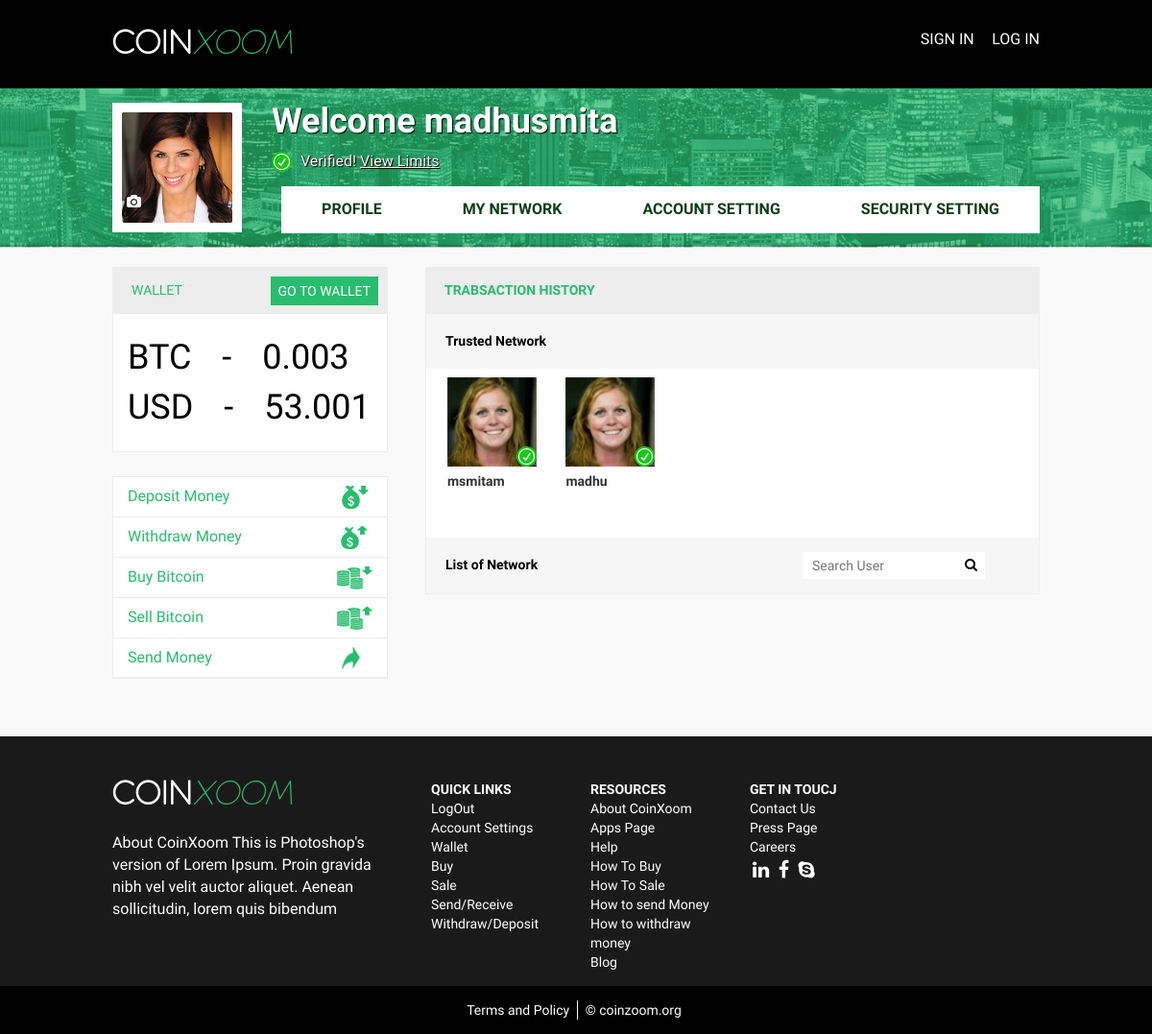
/network.php (signed in), run on the app's committed database.
### tables this page shows
CREATE TABLE IF NOT EXISTS `user` (
  `Id` int(11) NOT NULL,
  `Name` varchar(50) NOT NULL,
  `UserName` varchar(50) NOT NULL,
  `Email` varchar(50) NOT NULL,
  `Mobile` varchar(15) NOT NULL,
  `Isdcode` varchar(5) NOT NULL,
  `Security_Code` varchar(10) NOT NULL,
  `Password` varchar(20) NOT NULL,
  `AddDate` datetime NOT NULL,
  `UserIp` varchar(23) NOT NULL,
  `Cash_wallet` float(7,2) NOT NULL,
  `Coin_wallet` float(7,2) NOT NULL,
  `profile_pic` varchar(100) NOT NULL,
  `pic_upadte_date` date NOT NULL,
  `cash_withdraw_agent` enum('0','1') NOT NULL DEFAULT '1',
  `cash_deposit_agent` enum('0','1') NOT NULL DEFAULT '1'
);

CREATE TABLE IF NOT EXISTS `user_network` (
  `id` int(11) NOT NULL,
  `userid` int(11) NOT NULL,
  `parentid` int(11) NOT NULL,
  `adddate` datetime NOT NULL
);

### classes/config.php (called while the page is built, shortened)
<?php
$configVars['dbhost']				= "localhost";
$configVars['dbuser']				= "root";
$configVars['dbpassword']			= "";
$configVars['mainDB']				= "Coinxoom";
$configVars['dbname']				= "Coinxoom";
$configVars['dbport']				= 3306;
$configVars['SiteBasePath']			= "C://xampp/htdocs/Coinxoom/";
$configVars['SiteUrlPath']			= "http://localhost/Coinxoom/";
$configVars['ImageBasePath']		= $configVars['SiteBasePath']."images/";
$configVars['ImageUrlPath']			= $configVars['SiteUrlPath']."images/";
$configVars['ClassesBasePath']		= $configVars['SiteBasePath']."classes/";
$configVars['ClassesUrlPath']		= $configVars['SiteUrlPath']."classes/";
$configVars['JsBasePath']			= $configVars['SiteBasePath']."js/";
$configVars['JsUrlPath']			= $configVars['SiteUrlPath']."js/";
$configVars['CssBasePath']			= $configVars['SiteBasePath']."css/";
$configVars['CssUrlPath']			= $configVars['SiteUrlPath']."css/";
$configTables['User']					= $configVars['dbname']."."."user";
$configTables['user_account_setting']	= $configVars['dbname']."."."user_account_setting";
$configTables['user_network']			= $configVars['dbname']."."."user_network";
$configTables['buy_bit_coin']			= $configVars['dbname']."."."buy_bit_coin";
$configTables['other_setting']			= $configVars['dbname']."."."other_setting";
$configTables['deposite_bank']			= $configVars['dbname']."."."deposite_bank";
$configTables['bank_name']				= $configVars['dbname']."."."bank_name";
$configTables['sell_bit_coin']			= $configVars['dbname']."."."sell_bit_coin";
$configTables['press_release']			= $configVars['dbname']."."."press_release";
$configTables['blog_post']		        = $configVars['dbname']."."."blog_post";
$configTables['send_money']				= $configVars['dbname']."."."send_money";
$configTables['cash_deposite_agent']	= $configVars['dbname']."."."cash_deposite_agent";
$configTables['contact']				= $configVars['dbname']."."."contact";
$configTables['career']					= $configVars['dbname']."."."career";
$configTables['user_verification']		= $configVars['dbname']."."."user_verification";
$configTables['escrow']					= $configVars['dbname']."."."escrow";
$configTables['withdraw']				= $configVars['dbname']."."."withdraw";
?>

### classes/dbClass.php (called while the page is built, shortened)
<?php
class dbClass {
	var $dbHost,
      $dbUser,
        $dbName,
          $dbPass,
            $dbTable,
              $dbLink,
                $resResult,
                    $dbPort,
				         $string;
		 function dbClass($status=0) {
		   global $configVars;
		   $this->dbHost = $configVars['dbhost'];
		   $this->dbUser = $configVars['dbuser'];
		   $this->dbPass = $configVars['dbpassword'];
		   $this->dbName = $configVars['mainDB'];
		 }
		 function connect() {
		   $this->dbLink = mysql_connect($this->dbHost, $this->dbUser, $this->dbPass);
		 }
		 function query($query,$output=1,$record=0) {
		   $result = mysql_query($query);
		   if ($output == 1) {
			 $results = array();
			 while($row = mysql_fetch_assoc($result)) {
			   $results[] = $row;
			 }
		   return $results;
		   }
		   else {
			 return 0;
		   }
		 }
		 function CleanData($value){
			$this->string = htmlentities($value);
			$this->string = strip_tags($this->string);
			$this->string = mysql_real_escape_string($this->string);
			$this->string = str_replace("char", "x", $this->string);
			return $this->string;
		}
}
?>

### classes/account.class.php (called while the page is built, shortened)
<?php
	class Account extends dbClass{
		var $tables,$sitevariable,$sql,$ext;
		function Account(){
			global $configTables,$configVars;
			$this->tables = $configTables;
		}
		public function get_profile_pic($UserId){
		 	$this->sql = "Select profile_pic from ".$this->tables['User']." WHERE Id= '".$UserId."' ";
	  		return $this->query($this->sql,1);
		}
}
?>

### classes/network.class.php (called while the page is built, shortened)
<?php
	class Network extends dbClass{
		var $tables,$sitevariable,$sql,$ext;
		function Network(){
			global $configTables,$configVars;
			$this->tables = $configTables;
		}
public function FetchNetwork($userid){
		 $this->sql = "Select t1.* , t2.* from ".$this->tables['user_network']." as t1 LEFT JOIN ".$this->tables['User']." as t2 ON t1.userid = t2.id where t1.parentid = '".$this->CleanData($userid)."' ";
	  		return $this->query($this->sql,1);
		}
}
?>

### network.php (the view, shortened to what this page needs)
<?php
include_once ($configVars['SiteBasePath'].'head_menu.php'); ?>
<div class="deposite-section">
	<div class="container">
		<div class="clearfix">
			<?php include_once ($configVars['SiteBasePath'].'side_bar.php'); ?>
			<div class="right-mainsection">
				<div class="account-arapper" style="display:block;">
					<div class="account-accordia">trabsaction history</div>
					<div class="content-cover">
						<div class="trusted-box">Trusted Network</div>
						<ul class="trusted-list">
							<?php foreach($ArrayUser as $id => $row) { ?>
                            <li>
                            <div class="trusted-article">
									<figure><img src="<?php echo $configVars['ImageUrlPath'];?>image1.jpg" alt="img"><i></i></figure>
									<div class="trusted-info">
										<span><?php echo $row['UserName'] ?></span>
									</div>
								</div>
							</li>
						 <?php }?>
						</ul>
						<div class="trusted-box clearfix">List of Network
							<form action="#" method="post" class="pull-right">
								<div class="input-search"><input type="text" placeholder="Search User">
									<span><i class="fa fa-search"></i></span>
								</div>
							</form>
						</div>
					</div>
				</div>
			</div>
		</div>
	</div>
</div>
</div>
</div>
<?php include($configVars['SiteBasePath'].'footer.php') ?>
</body>
</html>

### head_menu.php (shortened to what this page needs)
<?php
include_once($configVars['ClassesBasePath'].'account.class.php');
$ObjAccount = new Account();
include_once($configVars['ClassesBasePath'].'network.class.php');
$ObjNetwork = new Network();
if(empty($_SESSION['UserId'])) {
    header("Location: login.php");
	die();
}else{
	$UserName = $_SESSION['UserName'];
	$ArrayUser = $ObjNetwork->FetchNetwork($_SESSION['UserId']);
$uid=$_SESSION['UserId'];
   $data=$ObjAccount->get_profile_pic($uid);
   foreach($data as $id => $row) {
   	  $pic= $row['profile_pic'];
	    }
}
 ?>
<!DOCTYPE html>
<html lang="en">
<head>
<link rel="stylesheet" type="text/css" href="<?php echo $configVars['CssUrlPath']; ?>style.css"/>
</head>
<body>
<div id="wrapper">
<?php include($configVars['SiteBasePath'].'indexheader.php') ?>
<div class="main-content">
	<div class="account-banner">
		<div class="container">
			<div class="row accout-profile">
				<div class="col-sm-2 col-md-2">
				     <figure id="targetLayer"><img src="<?php echo $pic; ?>" height="135px" width="135px"/>
				     <i class="fa fa-camera camera-icon"></i>
                      </figure>
				</div>
				<div class="col-sm-10 col-md-10">
					<div class="profile-heading">
						<h3>Welcome <?php echo $UserName; ?></h3>
						<span>Verified! <a href="#">View Limits</a></span>
						<ul class="clearfix" id="profile-tab">
							<li><a href="<?php echo $configVars['SiteUrlPath'];?>profile.php">Profile</a></li>
							<li><a href="<?php echo $configVars['SiteUrlPath'];?>network.php">My Network</a></li>
							<li class="active"><a href="<?php echo $configVars['SiteUrlPath'];?>account.php">Account setting </a></li>
							<li><a href="<?php echo $configVars['SiteUrlPath'];?>security.php">Security setting</a></li>
						</ul>
					</div>
				</div>
			</div>
		</div>
	</div>

### css/style.css (style rules this page uses)
* { margin:0; padding: 0; outline: 0; }
img { max-width: 100%; height: auto; }
a, a:focus { color:#fff; outline: none; }
ul,ol { list-style: none; margin-bottom: 0; }
body { font-family: 'Droid Sans', sans-serif; font-weight: 400; background: url(../images/.jpg) center top no-repeat; background: #f9f9f9; }
html, body { height: 100%; }
#wrapper { min-height: 100%; }
.main-content { overflow: auto; padding-bottom: 310px; }
input[type=text], button { font-family: 'Droid Sans', sans-serif; font-size: 16px; color:#000000; border:0; }
h1,h2,h3,h5,h6 { color:#000; }
.main-content { padding-top: 92px; }
.account-banner { background:url(../images/account-banner.jpg) center top no-repeat; background-size: cover; padding: 15px 0; margin-bottom: 20px; }
.accout-profile figure { border:5px solid #fff; }
.profile-heading h3 { font-weight: 700; color:#fff; margin-top: 0; text-shadow: 1px 1px 1px #000; }
.profile-heading span { background:url(../images/yes-bullet.png) left center no-repeat; padding-left:30px; margin-bottom: 15px; display: block; color:#fff; font-size: 16px; text-shadow: 1px 1px 1px #000, 0px 0px 0px #000; }
.content-cover { background:#fff; border:1px solid #ededed; }
.profile-heading span a { text-decoration: underline; }
.profile-heading ul { float: right; }
.profile-heading ul li { float:left; }
.profile-heading ul li a { font-size:16px; font-weight:700; color:#103d17; text-transform:uppercase; display: block; background:#fff; padding: 13px 42px; -ms- padding:13px 43px; }
.accout-profile figure { position: relative; width: 135px; height: 135px; }
.accout-profile figure img { border:5px solid #fff; }
.camera-icon { display: block; width:15px; position: absolute; left: 10px; bottom: 20px; z-index: 10; color:#fff; }
.deposite-section { padding-bottom:60px; }
.right-mainsection { max-width: 664px; width: 100%; float: right; }
.account-arapper { display: none; }
.account-accordia { height:48px; line-height: 48px; background:#ededed; font-size: 14px; color:#28bc6e; font-weight: 700; text-transform: uppercase; padding: 0px 10px 0 20px; }
.trusted-list { max-width:466px; letter-spacing: 27px; margin-left: 22px; padding:9px 0 25px 0; }
.trusted-list li { width: 93px; display: inline-block; letter-spacing: normal; padding-bottom: 27px; }
.trusted-article figure { position: relative; margin-bottom: 8px; }
.trusted-article figure img { max-width: 100%; width: 100%; }
.trusted-article figure i { background: url(../images/yes-bullet.png) left top no-repeat; width: 21px; height: 21px; position: absolute; right:0; bottom: 0; }
.trusted-box { font-size: 14px; font-weight: 700; color:#000; background: #f6f6f6; padding:15px 56px 15px 20px; line-height: 27px; }
.trusted-info span { display: block; }
.trusted-info span:first-child { font-size: 14px; font-weight: 700; line-height: 14px; }
.input-search { position: relative; }
.input-search input[type=text] { width:190px; height: 28px; font-size:14px; color:#000000; font-weight: normal; padding: 0 25px 0 10px; }
.input-search span { display: block; width: 11px; height: 11px; position: absolute; right: 10px; top:0px; }
@media screen and (max-width:1200px) { .right-mainsection { max-width: 640px; } }

### data on the page
user: profile_pic (picture)
user_network: userid.UserName "msmitam"
user_network: userid.UserName "madhu"

### other printed values
$UserName "madhusmita"
